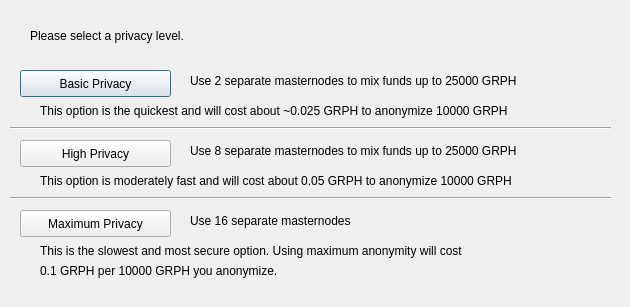
<?xml version="1.0" encoding="UTF-8"?>
<ui version="4.0">
 <class>ObfuscationConfig</class>
 <widget class="QDialog" name="ObfuscationConfig">
  <property name="geometry">
   <rect>
    <x>0</x>
    <y>0</y>
    <width>630</width>
    <height>307</height>
   </rect>
  </property>
  <property name="windowTitle">
   <string>Configure Obfuscation</string>
  </property>
  <widget class="QPushButton" name="buttonBasic">
   <property name="geometry">
    <rect>
     <x>20</x>
     <y>70</y>
     <width>151</width>
     <height>27</height>
    </rect>
   </property>
   <property name="text">
    <string>Basic Privacy</string>
   </property>
  </widget>
  <widget class="QPushButton" name="buttonHigh">
   <property name="geometry">
    <rect>
     <x>20</x>
     <y>140</y>
     <width>151</width>
     <height>27</height>
    </rect>
   </property>
   <property name="text">
    <string>High Privacy</string>
   </property>
  </widget>
  <widget class="QPushButton" name="buttonMax">
   <property name="geometry">
    <rect>
     <x>20</x>
     <y>210</y>
     <width>151</width>
     <height>27</height>
    </rect>
   </property>
   <property name="text">
    <string>Maximum Privacy</string>
   </property>
  </widget>
  <widget class="QLabel" name="label">
   <property name="geometry">
    <rect>
     <x>30</x>
     <y>20</y>
     <width>571</width>
     <height>31</height>
    </rect>
   </property>
   <property name="text">
    <string>Please select a privacy level.</string>
   </property>
  </widget>
  <widget class="QLabel" name="label_2">
   <property name="geometry">
    <rect>
     <x>190</x>
     <y>70</y>
     <width>421</width>
     <height>21</height>
    </rect>
   </property>
   <property name="text">
    <string>Use 2 separate masternodes to mix funds up to 25000 GRPH</string>
   </property>
  </widget>
  <widget class="QLabel" name="label_3">
   <property name="geometry">
    <rect>
     <x>190</x>
     <y>140</y>
     <width>411</width>
     <height>21</height>
    </rect>
   </property>
   <property name="text">
    <string>Use 8 separate masternodes to mix funds up to 25000 GRPH</string>
   </property>
  </widget>
  <widget class="QLabel" name="label_4">
   <property name="geometry">
    <rect>
     <x>190</x>
     <y>210</y>
     <width>421</width>
     <height>21</height>
    </rect>
   </property>
   <property name="text">
    <string>Use 16 separate masternodes</string>
   </property>
  </widget>
  <widget class="QLabel" name="label_6">
   <property name="geometry">
    <rect>
     <x>40</x>
     <y>100</y>
     <width>561</width>
     <height>21</height>
    </rect>
   </property>
   <property name="text">
    <string>This option is the quickest and will cost about ~0.025 GRPH to anonymize 10000 GRPH</string>
   </property>
  </widget>
  <widget class="QLabel" name="label_7">
   <property name="geometry">
    <rect>
     <x>40</x>
     <y>170</y>
     <width>561</width>
     <height>21</height>
    </rect>
   </property>
   <property name="text">
    <string>This option is moderately fast and will cost about 0.05 GRPH to anonymize 10000 GRPH</string>
   </property>
  </widget>
  <widget class="QLabel" name="label_8">
   <property name="geometry">
    <rect>
     <x>40</x>
     <y>240</y>
     <width>561</width>
     <height>21</height>
    </rect>
   </property>
   <property name="text">
    <string>This is the slowest and most secure option. Using maximum anonymity will cost</string>
   </property>
  </widget>
  <widget class="QLabel" name="label_9">
   <property name="geometry">
    <rect>
     <x>40</x>
     <y>260</y>
     <width>561</width>
     <height>21</height>
    </rect>
   </property>
   <property name="text">
    <string>0.1 GRPH per 10000 GRPH you anonymize.</string>
   </property>
  </widget>
  <widget class="Line" name="line">
   <property name="geometry">
    <rect>
     <x>10</x>
     <y>120</y>
     <width>601</width>
     <height>16</height>
    </rect>
   </property>
   <property name="orientation">
    <enum>Qt::Horizontal</enum>
   </property>
  </widget>
  <widget class="Line" name="line_2">
   <property name="geometry">
    <rect>
     <x>10</x>
     <y>190</y>
     <width>601</width>
     <height>16</height>
    </rect>
   </property>
   <property name="orientation">
    <enum>Qt::Horizontal</enum>
   </property>
  </widget>
 </widget>
 <resources/>
 <connections/>
</ui>
